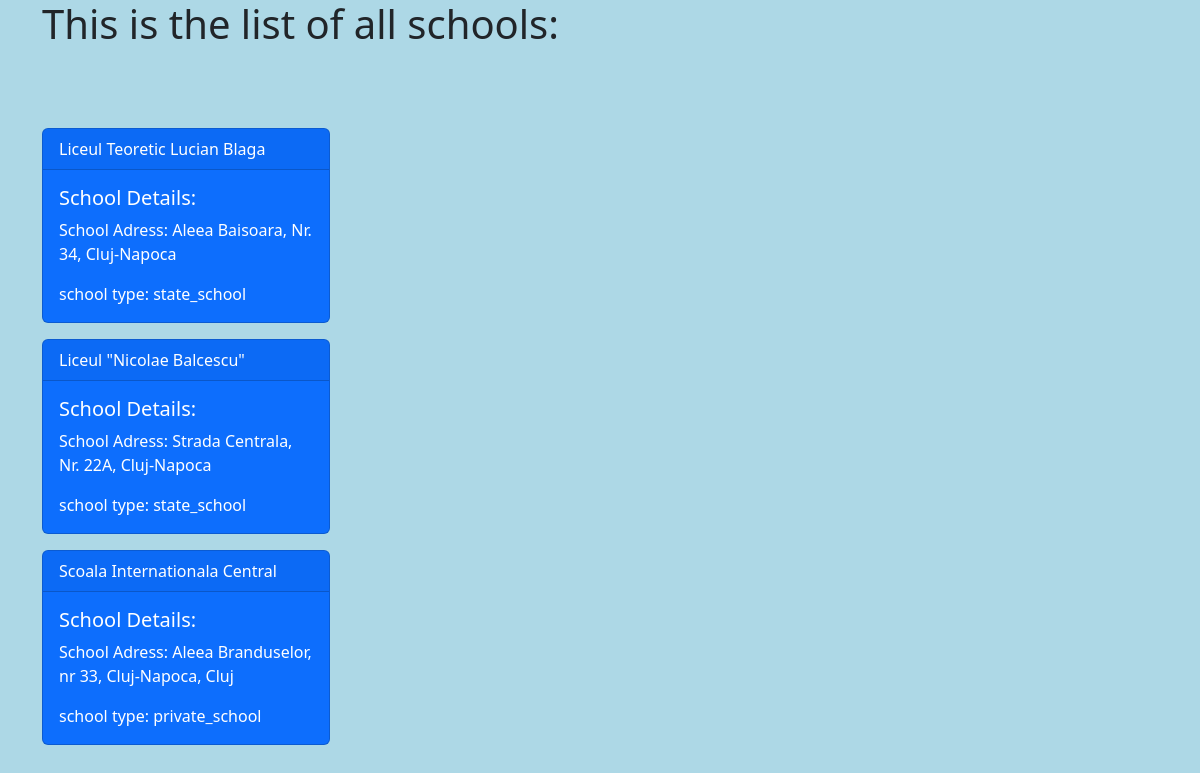
Screenshot of /list-of-schools/ with the database file from the repository.
### schools/models.py (models this page shows, shortened)
class School(models.Model):
    school_choices =(('private_school','Private_school'),('state_school','State_school'))
    school_name = models.CharField(max_length=30)
    school_address = models.CharField(max_length=250)
    school_type = models.CharField(max_length=30,choices=school_choices)

### schools/views.py (the view)
# urls.py: path('list-of-schools/',views.SchoolListView.as_view(),name='list_of_schools'),
class SchoolListView(ListView):
    template_name = 'schools/list_of_schools.html'
    model  = School
    context_object_name = 'all_schools'
    def get_queryset(self):
        return School.objects.all()

### templates/schools/list_of_schools.html (shortened to what this page needs)
<!DOCTYPE html>
{%load static%}
<html>
    <head>
        <link rel="stylesheet" href="">
        <link href="https://cdn.jsdelivr.net/npm/bootstrap@5.2.1/dist/css/bootstrap.min.css" rel="stylesheet">
    </head>
    <body>
        <div class="container">
            <h1>This is the list of all schools:</h1>
            <br><br><br>
            {%for item in all_schools%}
            <div class="card text-bg-primary mb-3" style="max-width: 18rem;">
                <div class="card-header">{{item.school_name}}</div>
                <div class="card-body">
                  <h5 class="card-title">School Details:</h5>
                  <p class="card-text">School Adress: {{item.school_address}}</p>
                  <p class="card-text">school type: {{item.school_type}}</p5>
                </div>
              </div>
            {%endfor%}
        </div>
    </body>
</html>

### templates/schools/list_of_schools.html (style rules this page uses)
body { background-color:lightblue; }

### rows the page displays
School: school_name "Liceul Teoretic Lucian Blaga", school_address "Aleea Baisoara, Nr. 34, Cluj-Napoca", school_type "state_school"
School: school_name "Liceul \"Nicolae Balcescu\"", school_address "Strada Centrala, Nr. 22A, Cluj-Napoca", school_type "state_school"
School: school_name "Scoala Internationala Central", school_address "Aleea Branduselor, nr 33, Cluj-Napoca, Cluj", school_type "private_school"
